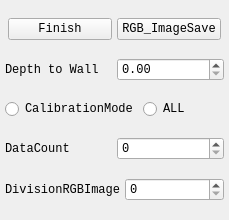
<?xml version="1.0" encoding="UTF-8"?>
<ui version="4.0">
 <class>Control</class>
 <widget class="QWidget" name="Control">
  <property name="geometry">
   <rect>
    <x>0</x>
    <y>0</y>
    <width>229</width>
    <height>220</height>
   </rect>
  </property>
  <property name="sizePolicy">
   <sizepolicy hsizetype="Minimum" vsizetype="Minimum">
    <horstretch>0</horstretch>
    <verstretch>0</verstretch>
   </sizepolicy>
  </property>
  <property name="minimumSize">
   <size>
    <width>220</width>
    <height>220</height>
   </size>
  </property>
  <property name="font">
   <font>
    <family>Consolas</family>
   </font>
  </property>
  <property name="windowTitle">
   <string>Control</string>
  </property>
  <layout class="QVBoxLayout" name="verticalLayout_2">
   <property name="spacing">
    <number>5</number>
   </property>
   <property name="leftMargin">
    <number>5</number>
   </property>
   <property name="topMargin">
    <number>5</number>
   </property>
   <property name="rightMargin">
    <number>5</number>
   </property>
   <property name="bottomMargin">
    <number>5</number>
   </property>
   <item>
    <layout class="QHBoxLayout" name="horizontalLayout_7">
     <property name="leftMargin">
      <number>3</number>
     </property>
     <property name="rightMargin">
      <number>3</number>
     </property>
     <item>
      <widget class="QPushButton" name="finish">
       <property name="text">
        <string>Finish</string>
       </property>
      </widget>
     </item>
     <item>
      <widget class="QPushButton" name="rgbsave">
       <property name="text">
        <string>RGB_ImageSave</string>
       </property>
      </widget>
     </item>
    </layout>
   </item>
   <item>
    <layout class="QHBoxLayout" name="horizontalLayout_6">
     <item>
      <widget class="QLabel" name="label_4">
       <property name="text">
        <string>Depth to Wall</string>
       </property>
      </widget>
     </item>
     <item>
      <widget class="QDoubleSpinBox" name="depth"/>
     </item>
    </layout>
   </item>
   <item>
    <layout class="QHBoxLayout" name="horizontalLayout_5">
     <item>
      <widget class="QRadioButton" name="gridms">
       <property name="text">
        <string>CalibrationMode</string>
       </property>
      </widget>
     </item>
     <item>
      <widget class="QRadioButton" name="allms">
       <property name="text">
        <string>ALL</string>
       </property>
      </widget>
     </item>
    </layout>
   </item>
   <item>
    <layout class="QHBoxLayout" name="horizontalLayout">
     <item>
      <widget class="QLabel" name="label_2">
       <property name="text">
        <string>DataCount</string>
       </property>
      </widget>
     </item>
     <item>
      <widget class="QSpinBox" name="datacount">
       <property name="maximum">
        <number>10000</number>
       </property>
      </widget>
     </item>
    </layout>
   </item>
   <item>
    <layout class="QHBoxLayout" name="horizontalLayout_2">
     <item>
      <widget class="QLabel" name="label">
       <property name="text">
        <string>DivisionRGBImage</string>
       </property>
      </widget>
     </item>
     <item>
      <widget class="QSpinBox" name="dividednum"/>
     </item>
    </layout>
   </item>
  </layout>
 </widget>
 <resources/>
 <connections/>
</ui>
